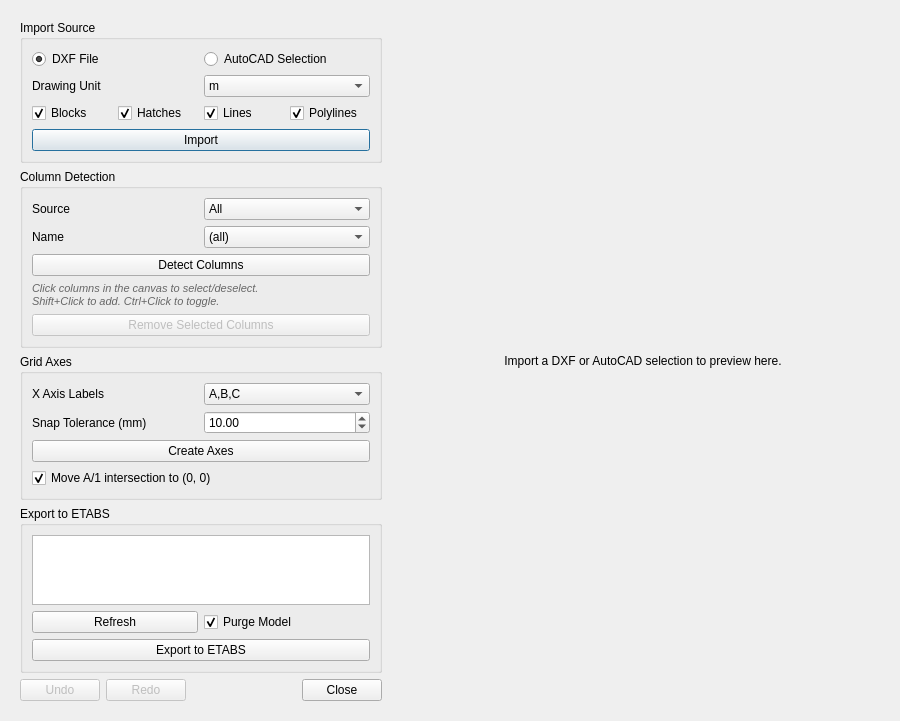
<?xml version="1.0" encoding="UTF-8"?>
<ui version="4.0">
 <class>DefineAxesDialog</class>
 <widget class="QDialog" name="DefineAxesDialog">
  <property name="geometry">
   <rect>
    <x>0</x>
    <y>0</y>
    <width>900</width>
    <height>700</height>
   </rect>
  </property>
  <property name="windowTitle">
   <string>Create Grid Lines from DXF / AutoCAD</string>
  </property>
  <layout class="QHBoxLayout" name="main_hlayout">
   <!-- LEFT PANEL: Controls -->
   <item>
    <widget class="QWidget" name="left_panel">
     <property name="maximumSize">
      <size>
       <width>380</width>
       <height>16777215</height>
      </size>
     </property>
     <layout class="QVBoxLayout" name="left_vlayout">
      <!-- Source group -->
      <item>
       <widget class="QGroupBox" name="source_group">
        <property name="title">
         <string>Import Source</string>
        </property>
        <layout class="QVBoxLayout" name="source_vlayout">
         <item>
          <layout class="QHBoxLayout" name="source_hlayout">
           <item>
            <widget class="QRadioButton" name="radio_dxf_file">
             <property name="text">
              <string>DXF File</string>
             </property>
             <property name="checked">
              <bool>true</bool>
             </property>
            </widget>
           </item>
           <item>
            <widget class="QRadioButton" name="radio_autocad">
             <property name="text">
              <string>AutoCAD Selection</string>
             </property>
            </widget>
           </item>
          </layout>
         </item>
         <item>
          <layout class="QHBoxLayout" name="unit_hlayout">
           <item>
            <widget class="QLabel" name="label_unit">
             <property name="text">
              <string>Drawing Unit</string>
             </property>
            </widget>
           </item>
           <item>
            <widget class="QComboBox" name="unit_combo">
             <item>
              <property name="text"><string>m</string></property>
             </item>
             <item>
              <property name="text"><string>cm</string></property>
             </item>
             <item>
              <property name="text"><string>mm</string></property>
             </item>
            </widget>
           </item>
          </layout>
         </item>
         <item>
          <layout class="QHBoxLayout" name="import_hlayout">
           <item>
            <widget class="QCheckBox" name="chk_blocks">
             <property name="text"><string>Blocks</string></property>
             <property name="checked"><bool>true</bool></property>
            </widget>
           </item>
           <item>
            <widget class="QCheckBox" name="chk_hatches">
             <property name="text"><string>Hatches</string></property>
             <property name="checked"><bool>true</bool></property>
            </widget>
           </item>
           <item>
            <widget class="QCheckBox" name="chk_lines">
             <property name="text"><string>Lines</string></property>
             <property name="checked"><bool>true</bool></property>
            </widget>
           </item>
           <item>
            <widget class="QCheckBox" name="chk_polylines">
             <property name="text"><string>Polylines</string></property>
             <property name="checked"><bool>true</bool></property>
            </widget>
           </item>
          </layout>
         </item>
         <item>
          <widget class="QPushButton" name="btn_import">
           <property name="text">
            <string>Import</string>
           </property>
          </widget>
         </item>
        </layout>
       </widget>
      </item>
      <!-- Column detection group -->
      <item>
       <widget class="QGroupBox" name="column_group">
        <property name="title">
         <string>Column Detection</string>
        </property>
        <layout class="QVBoxLayout" name="col_vlayout">
         <item>
          <layout class="QHBoxLayout" name="col_source_hlayout">
           <item>
            <widget class="QLabel" name="label_col_source">
             <property name="text"><string>Source</string></property>
            </widget>
           </item>
           <item>
            <widget class="QComboBox" name="col_source_combo">
             <item><property name="text"><string>All</string></property></item>
             <item><property name="text"><string>Block</string></property></item>
             <item><property name="text"><string>Hatch</string></property></item>
             <item><property name="text"><string>Polyline</string></property></item>
            </widget>
           </item>
          </layout>
         </item>
         <item>
          <layout class="QHBoxLayout" name="col_name_hlayout">
           <item>
            <widget class="QLabel" name="label_col_name">
             <property name="text"><string>Name</string></property>
            </widget>
           </item>
           <item>
            <widget class="QComboBox" name="col_name_combo">
             <item><property name="text"><string>(all)</string></property></item>
            </widget>
           </item>
          </layout>
         </item>
         <item>
          <widget class="QPushButton" name="btn_detect_columns">
           <property name="text">
            <string>Detect Columns</string>
           </property>
          </widget>
         </item>
         <item>
          <widget class="QLabel" name="label_selection_hint">
           <property name="text">
            <string>Click columns in the canvas to select/deselect.
Shift+Click to add. Ctrl+Click to toggle.</string>
           </property>
           <property name="wordWrap">
            <bool>true</bool>
           </property>
           <property name="styleSheet">
            <string>color: #666; font-style: italic; font-size: 11px;</string>
           </property>
          </widget>
         </item>
         <item>
          <widget class="QPushButton" name="btn_remove_selected">
           <property name="text">
            <string>Remove Selected Columns</string>
           </property>
           <property name="enabled">
            <bool>false</bool>
           </property>
          </widget>
         </item>
        </layout>
       </widget>
      </item>
      <!-- Axis creation group -->
      <item>
       <widget class="QGroupBox" name="axis_group">
        <property name="title">
         <string>Grid Axes</string>
        </property>
        <layout class="QVBoxLayout" name="axis_vlayout">
         <item>
          <layout class="QHBoxLayout" name="axis_style_hlayout">
           <item>
            <widget class="QLabel" name="label_x_style">
             <property name="text"><string>X Axis Labels</string></property>
            </widget>
           </item>
           <item>
            <widget class="QComboBox" name="x_style_combo">
             <item><property name="text"><string>A,B,C</string></property></item>
             <item><property name="text"><string>1,2,3</string></property></item>
            </widget>
           </item>
          </layout>
         </item>
         <item>
          <layout class="QHBoxLayout" name="snap_hlayout">
           <item>
            <widget class="QLabel" name="label_snap">
             <property name="text"><string>Snap Tolerance (mm)</string></property>
            </widget>
           </item>
           <item>
            <widget class="QDoubleSpinBox" name="snap_spinbox">
             <property name="minimum"><double>1.0</double></property>
             <property name="maximum"><double>500.0</double></property>
             <property name="value"><double>10.0</double></property>
            </widget>
           </item>
          </layout>
         </item>
         <item>
          <widget class="QPushButton" name="btn_create_axes">
           <property name="text">
            <string>Create Axes</string>
           </property>
          </widget>
         </item>
         <item>
          <widget class="QCheckBox" name="chk_move_origin">
           <property name="text">
            <string>Move A/1 intersection to (0, 0)</string>
           </property>
           <property name="checked">
            <bool>true</bool>
           </property>
          </widget>
         </item>
        </layout>
       </widget>
      </item>
      <!-- ETABS export group -->
      <item>
       <widget class="QGroupBox" name="etabs_group">
        <property name="title">
         <string>Export to ETABS</string>
        </property>
        <layout class="QVBoxLayout" name="etabs_vlayout">
         <item>
          <widget class="QListWidget" name="levels_list">
           <property name="maximumSize">
            <size>
             <width>16777215</width>
             <height>150</height>
            </size>
           </property>
          </widget>
         </item>
         <item>
          <layout class="QHBoxLayout" name="etabs_btn_hlayout">
           <item>
            <widget class="QPushButton" name="btn_refresh_levels">
             <property name="text"><string>Refresh</string></property>
            </widget>
           </item>
           <item>
            <widget class="QCheckBox" name="chk_purge">
             <property name="text"><string>Purge Model</string></property>
             <property name="checked"><bool>true</bool></property>
            </widget>
           </item>
          </layout>
         </item>
         <item>
          <widget class="QPushButton" name="btn_export_etabs">
           <property name="text">
            <string>Export to ETABS</string>
           </property>
          </widget>
         </item>
        </layout>
       </widget>
      </item>
      <!-- Undo / Redo buttons -->
      <item>
       <layout class="QHBoxLayout" name="undo_hlayout">
        <item>
         <widget class="QPushButton" name="btn_undo">
          <property name="text"><string>Undo</string></property>
          <property name="enabled"><bool>false</bool></property>
         </widget>
        </item>
        <item>
         <widget class="QPushButton" name="btn_redo">
          <property name="text"><string>Redo</string></property>
          <property name="enabled"><bool>false</bool></property>
         </widget>
        </item>
        <item>
         <spacer name="undo_spacer">
          <property name="orientation"><enum>Qt::Horizontal</enum></property>
          <property name="sizeHint" stdset="0">
           <size><width>40</width><height>20</height></size>
          </property>
         </spacer>
        </item>
        <item>
         <widget class="QPushButton" name="btn_close">
          <property name="text"><string>Close</string></property>
         </widget>
        </item>
       </layout>
      </item>
     </layout>
    </widget>
   </item>
   <!-- RIGHT PANEL: Matplotlib canvas -->
   <item>
    <widget class="QWidget" name="canvas_container">
     <layout class="QVBoxLayout" name="canvas_vlayout">
      <item>
       <widget class="QLabel" name="canvas_placeholder">
        <property name="text">
         <string>Import a DXF or AutoCAD selection to preview here.</string>
        </property>
        <property name="alignment">
         <set>Qt::AlignCenter</set>
        </property>
       </widget>
      </item>
     </layout>
    </widget>
   </item>
  </layout>
 </widget>
 <resources/>
 <connections/>
</ui>
